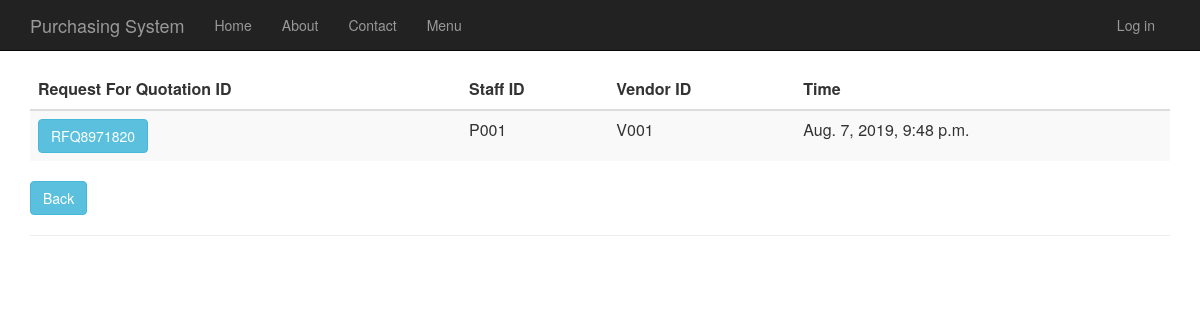
Before: /requestforquotationhistory with the older database file.
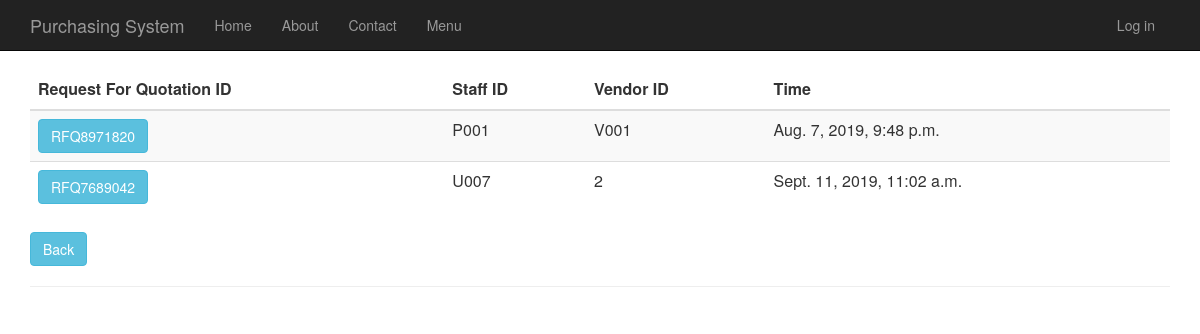
After: the same page with the newer database file.
### RequestForQuotation/models.py (models this page shows, shortened)
class RequestForQuotation(models.Model):
    request_for_quotation_id = models.CharField(primary_key=True, max_length=10)
    time_created = models.DateTimeField()
    description = models.TextField(null=True,default=None, blank=True)
    total_price = models.DecimalField(max_digits=10, decimal_places=2, default=Decimal('0.00'))
    person_id = models.ForeignKey(Person, on_delete = models.CASCADE)
    vendor_id = models.ForeignKey(Vendor, on_delete = models.CASCADE)
    purchase_requisition_id = models.ForeignKey(PurchaseRequisition, on_delete = models.CASCADE)

### app/models.py (models this page shows, shortened)
class Person(models.Model):
    user_id = models.OneToOneField(User)
    person_id = models.CharField(primary_key=True, max_length=10)
    person_name = models.TextField()
    person_address = models.TextField()
    person_phone_number = models.TextField()
    person_role = models.TextField(default = 'MANAGER')

class Vendor(models.Model):
    vendor_id = models.CharField(primary_key=True, max_length=10)
    vendor_name = models.TextField()
    vendor_phone_number = models.TextField()
    vendor_address = models.TextField()
    vendor_email = models.TextField()
    def __str__(self):
        return str(self.vendor_id)

### RequestForQuotation/views.py (the view)
# urls.py: url(r'^requestforquotationhistory', RequestForQuotation.views.requestforquotationhistory, name="request_of_quotation_history"),
def requestforquotationhistory(request):
    request_for_quotations = RequestForQuotation.objects.all()
    context = {
            'title':'Request For Quotation History',
            'rows':request_for_quotations
        }
    return render(request,'RequestForQuotation/requestforquotationhistory.html',context)

### RequestForQuotation/templates/RequestForQuotation/requestforquotationhistory.html
﻿{% extends "app/layout.html" %}
{% block content %}
<div class="purchaseorderhistory margintop">
    <form action="requestforquotationhistorydetails" method="GET">
        <table class="table table-striped margintop">
          <thead>
            <tr>
              <th scope="col">Request For Quotation ID</th>
              <th scope="col">Staff ID</th>
              <th scope="col">Vendor ID</th>
              <th scope="col">Time</th>
            </tr>
          </thead>
          <tbody>
              {% for r in rows %}
            <tr>
                 <td><button type="submit" name="roq_id" value="{{r.request_for_quotation_id}}" class="btn btn-info" >{{r.request_for_quotation_id}}</button></td>
                 <td>{{r.person_id.person_id}}</td>
                 <td>{{r.vendor_id}}</td>
                 <td>{{r.time_created}}</td>
            </tr>
              {% endfor %}
          </tbody>
        </table>
    </form>
       <form action="menu">
        <div class="margintop">
            <button type="submit" class="btn btn-info" >Back</button>
        </div>
    </form>
</div>
{% endblock %}

### app/templates/app/layout.html (shortened to what this page needs)
﻿<!DOCTYPE html>
<html>
<head>
    {% load staticfiles %}
    <link rel="stylesheet" type="text/css" href="{% static 'app/content/bootstrap.min.css' %}" />
    <link rel="stylesheet" type="text/css" href="{% static 'app/content/site.css' %}" />
</head>
<body>
    <div class="navbar navbar-inverse navbar-fixed-top">
        <div class="container">
            <div class="navbar-header">
                <a href="/" class="navbar-brand">Purchasing System</a>
            </div>
            <div class="navbar-collapse collapse">
                <ul class="nav navbar-nav">
                    <li><a href="{% url 'home' %}">Home</a></li>
                    <li><a href="{% url 'about' %}">About</a></li>
                    <li><a href="{% url 'contact' %}">Contact</a></li>
                    <li><a href="{% url 'menu' %}">Menu</a></li>
                </ul>
                {% include 'app/loginpartial.html' %}
            </div>
        </div>
    </div>
    <div class="container body-content">
{% block content %}{% endblock %}
        <hr/>
    </div>
</body>
</html>

### app/templates/app/loginpartial.html
{% if user.is_authenticated %}
<form id="logoutForm" action="/logout" method="post" class="navbar-right">
    {% csrf_token %}
    <ul class="nav navbar-nav navbar-right">
        <li><span class="navbar-brand">Hello {{ user.username }}!</span></li>
        <li><a href="javascript:document.getElementById('logoutForm').submit()">Log off</a></li>
    </ul>
</form>
{% else %}
<ul class="nav navbar-nav navbar-right">
    <li><a href="{% url 'login' %}">Log in</a></li>
</ul>
{% endif %}

### app/static/app/content/site.css (style rules this page uses)
body { padding-top: 50px; padding-bottom: 20px; }
.body-content { padding-left: 15px; padding-right: 15px; }

Changed rows visible on the page:
added RequestForQuotation: request_for_quotation_id "RFQ7689042", person_id.person_id "U007", vendor_id "2", time_created "Sept. 11, 2019, 11:02 a.m."
